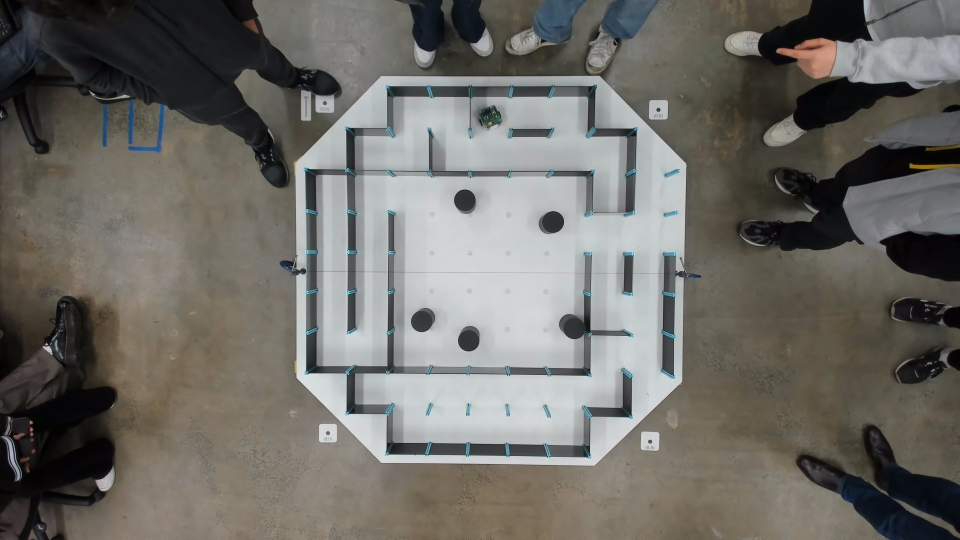
#> input picture 3100 final/image44.png, 1920 x 1080 px (shown at 1/2 size)
$ jupyter execute 'image shit good - dijkstras3 - Copy.ipynb'
#> lines starting #> are read from the running program, lines starting #| are printed output that depends on the picture; after the words box and inside, x2 and y2 are one past the last pixel; in counts of white or black regions, pixels touching at a corner belong together
[cell 1]
import cv2
import numpy as np
import random
import math
from matplotlib import pyplot as plt
from collections import deque
import heapq
random.seed(42)

# DO NOT ADD OTHER VARIABLES HERE

# General settings
seed = 42
image_file = "sample_map.png"

# Task 1 - Occupancy map
unsafe_kernel_size = 25
unsafe_iterations = 3

# Task 3 - BFS
bfs_n = 9
bfs_start_node =18
bfs_end_node = 65

# Task 4 - PRM and Dijkstra
prm_total_nodes_count = 100
prm_connection_radius = 120
prm_start_location = (80,250)
prm_goal_location = (650, 350)

# Task 5 - RRT
rrt_max_nodes_count = 500
rrt_step_size = 40
rrt_max_connection_length = 200
rrt_start_location = (50,50)
rrt_goal_location = (450,450)

# DO NOT ADD OTHER VARIABLES HERE

[cell 2]
import cv2
import numpy as np
import matplotlib.pyplot as plt

# Load the image
img = cv2.imread("image44.png")
#> img is the input picture: shape (1080, 1920, 3); mean B, G, R 102.8, 108.1, 109.9
original = img.copy()

# Convert BGR to HSV for easier color filtering
hsv = cv2.cvtColor(img, cv2.COLOR_BGR2HSV)

# Define blue hue range (tweak if needed)
lower_blue = np.array([90, 50, 50])   # Lower bound for blue
upper_blue = np.array([130, 255, 255])  # Upper bound for blue

# Create mask of blue areas
blue_mask = cv2.inRange(hsv, lower_blue, upper_blue)
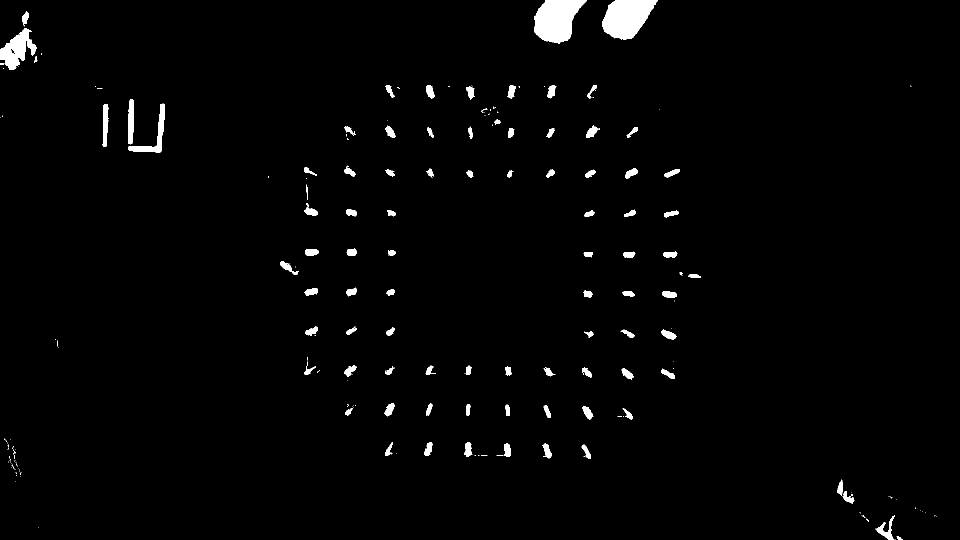
#> blue_mask: shape (1080, 1920) (shown at 1/2 size); 1.8% white; 226 white regions (135 under 20 px), largest, box (x1, y1, x2, y2) and area: (1068, 0, 1173, 88) 6189, (1205, 0, 1316, 79) 6034, (0, 56, 74, 140) 3027

# Invert mask so blue areas become black (0) and rest stays
img_no_blue = img.copy()
img_no_blue[blue_mask > 0] = [255, 255, 255]  # Set blue pixels to black

# Convert to grayscale after removing blue
gray = cv2.cvtColor(img_no_blue, cv2.COLOR_BGR2GRAY)

# Apply binary threshold
_, bw_maze = cv2.threshold(gray, 130, 255, cv2.THRESH_BINARY)

# Crop region
# Show result
plt.imshow(bw_maze)
plt.show()
bw_maze = bw_maze[170:910, 560:1370] #[170:910, 660:1450]

#crop the stupid line
cv2.line(bw_maze, (0, 375), (750, 375), (255, 255, 255), 5)
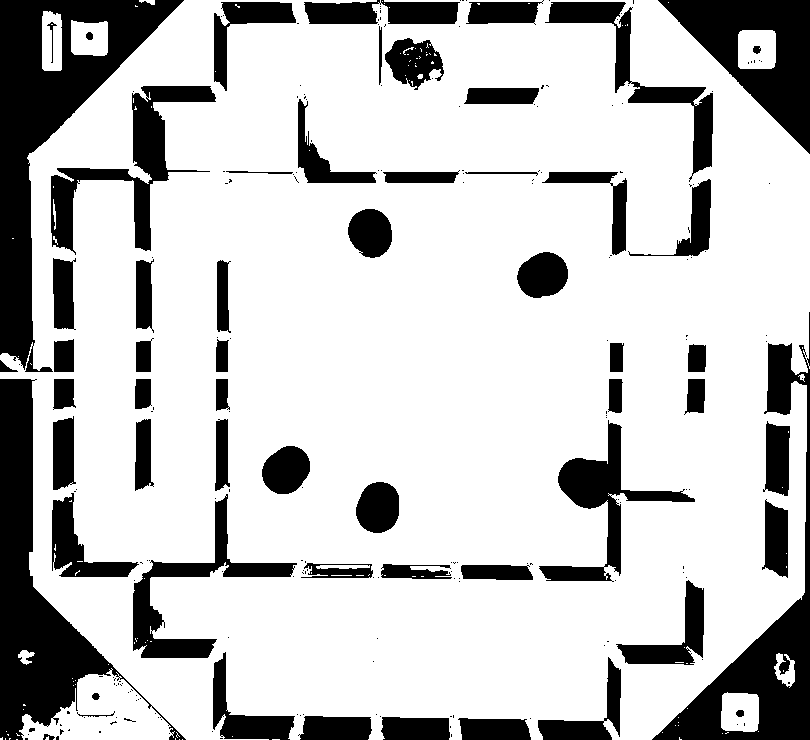
#> bw_maze: shape (740, 810); 76.8% white; 233 black regions (172 under 20 px), largest, box (x1, y1, x2, y2) and area: (0, 0, 184, 372) 20909, (0, 379, 186, 740) 17313, (652, 312, 810, 740) 12930

#cv2.line(bw_maze, (0, 890), (1700, 890), (255, 255, 255), 10)


plt.imshow(bw_maze, cmap='gray')
plt.axis('on')
plt.show()

# Save
cv2.imwrite("maze_bw.png", bw_maze)
#> Out = True

[cell 3]
import cv2
import numpy as np
import matplotlib.pyplot as plt

# Morphological kernel for erosion
morph_kernel = np.ones((unsafe_kernel_size, unsafe_kernel_size), np.uint8)

# Keep a copy before erosion
before = bw_maze.copy()

# Apply erosion
image = cv2.erode(bw_maze, morph_kernel)

# Compute difference (absolute per pixel)
diff = cv2.absdiff(before, image)  # <-- compare before vs eroded

# --- Detect white pixels safely ---
if diff.ndim == 3 and diff.shape[2] == 3:
    white_mask = np.all(diff == [255, 255, 255], axis=2)
else:
    white_mask = diff == 255

# Ensure image is 3-channel for coloring
if image.ndim == 2 or image.shape[2] == 1:  # grayscale
    color_image = cv2.cvtColor(image, cv2.COLOR_GRAY2BGR)
else:
    color_image = image.copy()

# Apply red border
color_image[white_mask] = [0, 0, 255]  # BGR red

# Display
plt.imshow(cv2.cvtColor(color_image, cv2.COLOR_BGR2RGB))
plt.axis("on")
plt.show()

[cell 4]
# Task 2.1 (0 marks):  Complete the graph class

class Node:
    def __init__(self, node_id, x, y):
        self.id = node_id
        self.x = x
        self.y = y

    def get_point(self):
        return (self.x,self.y)

    def get_ID(self):
        return self.id

class Graph:
    def __init__(self):
        self.nodes = {}
        self.edges = {}

    def add_node(self, node_id, x, y):
        if node_id not in self.nodes:
            self.nodes[node_id] = Node(node_id, x, y)

    def add_edge(self, node_id1, node_id2, weight):
        if node_id1 in self.nodes and node_id2 in self.nodes:
            if node_id1 not in self.edges:
                self.edges[node_id1] = {}
            self.edges[node_id1][node_id2] = weight

            if node_id2 not in self.edges:
                self.edges[node_id2] = {}
            self.edges[node_id2][node_id1] = weight


    # [6 lines left out: function remove_edge, not called in this run]

    def get_nodes(self):
        return list(self.nodes.values())

    # [4 lines left out: function get_edge_weight, not called in this run]

[cell 5]
def path_clear(image, x1, y1, x2, y2, tol=10):
    """
    image: BGR color image (not grayscale)
    """
    num_points = int(math.hypot(x2 - x1, y2 - y1)) + 1
    x_vals = np.linspace(x1, x2, num_points)
    y_vals = np.linspace(y1, y2, num_points)
    h, w = image.shape[:2]

    for x, y in zip(x_vals, y_vals):
        xi = min(max(int(round(x)), 0), w - 1)
        yi = min(max(int(round(y)), 0), h - 1)
        pixel = image[yi, xi]  # now BGR

        # If pixel is black
        if (pixel < tol).all():
            return False
        # If pixel is red (high R, low G & B)
        if pixel[2] > 255 - tol and pixel[0] < tol and pixel[1] < tol:
            return False

    return True

[cell 6]
# Make a color copy of your maze in BGR for drawing
bfs_image = color_image.copy()  # already BGR from earlier code
bfs_graph = Graph()
img_height, img_width = bfs_image.shape[:2]
spacing = (min(img_width, img_height) + 60) / (bfs_n + 1)

# Convert maze to grayscale for path_clear function
bwimage = cv2.cvtColor(color_image, cv2.COLOR_BGR2GRAY)

current_node_id = 0


# Create nodes in a grid layout
for row_idx in range(bfs_n):
    for col_idx in range(bfs_n):
        node_x = int(spacing + col_idx * spacing + 20)
        node_y = int(spacing + row_idx * spacing - 20)

        bfs_graph.add_node(current_node_id, node_x, node_y)

        # Draw node circle (pure green in BGR)
        cv2.circle(bfs_image, (node_x, node_y), 10, (0, 255, 0), -1)

        # Label first and last node
       # if current_node_id in (bfs_start_node, bfs_end_node):
        cv2.putText(bfs_image, str(current_node_id), (node_x, node_y),
                    cv2.FONT_HERSHEY_SIMPLEX, 1, (0, 255, 0), 3, cv2.LINE_AA)

        current_node_id += 1
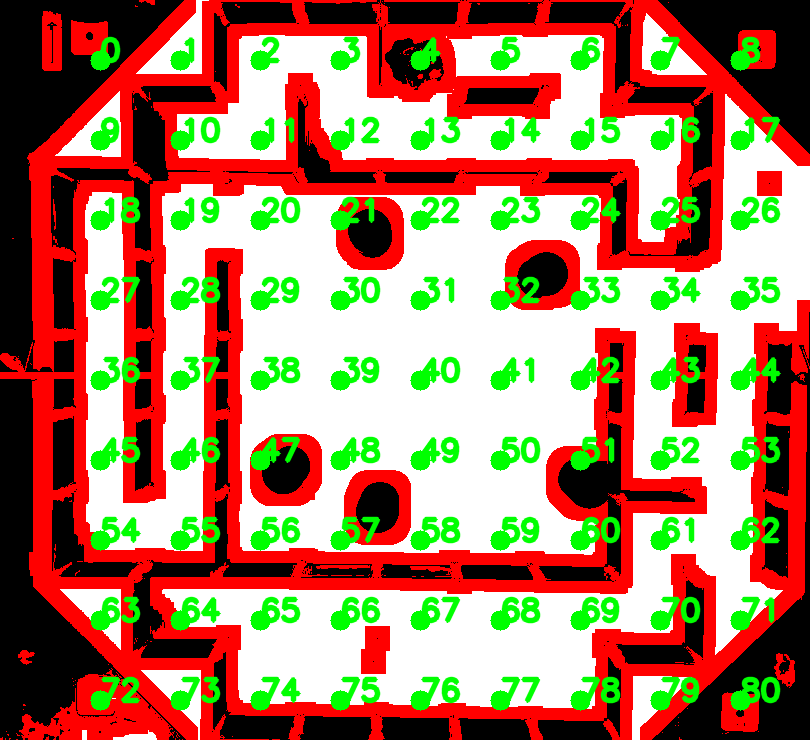
#> bfs_image: shape (740, 810, 3); mean B, G, R 100.1, 126.9, 171.4
#> after the loop, current_node_id = 81

# Connect nodes with edges if path between them is clear (only vertical & horizontal)
for node_id_1 in bfs_graph.nodes:
    node_1 = bfs_graph.nodes[node_id_1]
    for node_id_2 in bfs_graph.nodes:
        if node_id_1 < node_id_2:
            node_2 = bfs_graph.nodes[node_id_2]

            # Check if same row (horizontal line)
            if node_1.y == node_2.y:
                if path_clear(bfs_image, node_1.x, node_1.y, node_2.x, node_2.y):
                    dist = abs(node_1.x - node_2.x)
                    bfs_graph.add_edge(node_id_1, node_id_2, dist)
                    cv2.line(bfs_image, (node_1.x, node_1.y), (node_2.x, node_2.y), (0, 125, 0), 3)

            # Check if same column (vertical line)
            elif node_1.x == node_2.x:
                if path_clear(bfs_image, node_1.x, node_1.y, node_2.x, node_2.y):
                    dist = abs(node_1.y - node_2.y)
                    bfs_graph.add_edge(node_id_1, node_id_2, dist)
                    cv2.line(bfs_image, (node_1.x, node_1.y), (node_2.x, node_2.y), (0, 125, 0), 3)
#> this loop made 81 passes

# Display in correct colors
plt.imshow(cv2.cvtColor(bfs_image, cv2.COLOR_BGR2RGB))
plt.axis("off")
plt.show()

[cell 7]
from collections import deque

# [22 lines left out: function bfs, not called in this run]

[cell 8]
# [29 lines of commented-out code are left out]

[cell 9]
# This is a useful function that you may choose to implement and use
# It finds and returns the closest nodes that are within the range
def find_closest_nodes(image,graph, target_x, target_y, range):

    distances = []

    # Check all the nodes
    for node in graph.get_nodes():
        x, y = node.get_point()
        # Calculate distance between two points
        dist =  int(((target_x - x)**2 + (target_y - y)**2)**0.5)

        if 0 < dist <= range:
            # Check if path is clear
            if path_clear(image, x, y, target_x, target_y):
                # Add this node's ID and distance to the list
                distances. append ((node.get_ID(), dist))

    # Sort by distance - short distance first
    distances.sort(key=lambda x: x[1])
    return distances

[cell 10]
import math

def get_move_instructions(graph, path):
    instructions = []
    for i in range(len(path) - 1):
        # Get coordinates of current and next node
        x1, y1 = graph.nodes[path[i]].x, graph.nodes[path[i]].y
        x2, y2 = graph.nodes[path[i+1]].x, graph.nodes[path[i+1]].y

        scaling = 4
        x1 = x1 / scaling
        x2 = x2 / scaling
        y1 = y1 / scaling
        y2 = y2 / scaling

        # Distance
        distance = math.hypot(x2 - x1, y2 - y1)

        # Heading: 0° = up, increases clockwise, inverted compass
        dx = x2 - x1
        dy = y2 - y1
        heading = (math.degrees(math.atan2(-dx, -dy)) + 90 + 180) % 360

        # Add tuple-like string: (heading, distance)
        instructions.append(f"({heading:.0f}, {distance:.0f})")

    # Join into a single string separated by "; "
    return "; ".join(instructions)

# Example usage:

[cell 11]
# Task 4.1 (3 marks): PRM
# NOTE: The iteration only increases when a valid node is placed on the map. If the node is invalid, the program should continue without incrementing the node count.

prm_image = bfs_image.copy()
random.seed(seed)

i = 100 # valid node added counter

# Add node until we reach the maximum amount defined
while i < prm_total_nodes_count + 100:
    # Generate a random (x, y) coordinate within the image bounds (x and y were swapped from stub, as per edstem post #125
    y = random.randint(0, prm_image.shape[0]-1)
    x = random.randint(0, prm_image.shape[1]-1)

    # check if area s white
    if bwimage[y, x] > 127 and x > 220 and x < 580 and y > 200 and y < 550:
        # Add the node to the graph with a unique ID and position
        bfs_graph.add_node(i, x, y)
        # Draw a green dot
        cv2.circle(prm_image, (x, y), 3, (0, 255, 0), -1)

        # use bwimage because it calls path_clear, which is written for gray image
        closest_nodes = find_closest_nodes(bfs_image, bfs_graph, x, y, prm_connection_radius)

        # Find nearby nodes within the connection radius
        for node_id, dist in closest_nodes:
            bfs_graph.add_edge(i, node_id, dist)

            # Get its point then draw line connecting the nodes
            node_pt = bfs_graph.nodes[node_id].get_point()
            cv2.line(prm_image, (x,y), node_pt, (0,125,0),1)
        i += 1

# Display the resulting image
plt.imshow(prm_image)
plt.show()

[cell 12]
import heapq

def dijkstra(graph, start_id, end_id, step_penalty=0.01):
    """
    Modified Dijkstra: minimises cost but also penalises longer paths.
    step_penalty controls how much each extra node 'costs'.
    """
#> called with start_id = 18, end_id = 65, step_penalty = 0.01
    queue = [(0, 0, start_id, [start_id])]  # (priority, steps, node, path)
    visited = {}

    while queue:
        priority, steps, current_node, path = heapq.heappop(queue)
        cost = priority - steps * step_penalty  # recover true cost

        # Skip if already found better path
        if current_node in visited and visited[current_node] <= (cost, steps):
            continue
        visited[current_node] = (cost, steps)

        if current_node == end_id:
            return (path, cost)

        for neighbor_id, weight in graph.edges[current_node].items():
            new_cost = cost + weight
            new_steps = steps + 1
            new_priority = new_cost + new_steps * step_penalty
            heapq.heappush(queue, (new_priority, new_steps, neighbor_id, path + [neighbor_id]))

    return ([], float("inf"))

[cell 13]
# Task 4.2: Djistraks continued

# Add start (node id = -1) and end (node_id = -2 ) nodes
#prm_graph.add_node(-1, prm_start_location[0], prm_start_location[1])  # start node
#prm_graph.add_node(-2, prm_goal_location[0], prm_goal_location[1])    # end node

# # Connect start and goal nodes to nearby nodes in the PRM
# for node_id, node in prm_graph.nodes.items():
#     if node_id in [-1, -2]:
#         continue  # skip connecting the node to itself
#     # Try connecting this node to both start and end nodes
#     for special_id, special_loc in [(-1, prm_start_location), (-2, prm_goal_location)]:
#         # Calculate Distance
#         dist = math.hypot(node.x - special_loc[0], node.y - special_loc[1])

#         # Check if the distance is withing the radius
#         if dist <= prm_connection_radius:
#             # Ensure path between them is obstacle-free and connect
#             if path_clear(bwimage, node.x, node.y, special_loc[0], special_loc[1]):
#                 prm_graph.add_edge(special_id, node_id, dist)
#                 prm_graph.add_edge(node_id, special_id, dist)
#                 cv2.line(prm_image, (node.x, node.y), special_loc, (0,125,0),1)

# Run Dijkstra’s algorith
path, cost = dijkstra(bfs_graph, bfs_start_node, bfs_end_node)

# Draw the path
for i in range(len(path)-1):
    pt1 = bfs_graph.nodes[path[i]].get_point()
    pt2 = bfs_graph.nodes[path[i+1]].get_point()
    cv2.line(prm_image, pt1, pt2, (0, 0, 255), 3)
#> this loop made 14 passes


# Display the resulting image
print(f"Path: {path}, Cost: {cost}")
#| Path: [18, 54, 55, 19, 131, 128, 133, 135, 192, 34, 35, 62, 61, 70, 65], Cost: 2098.0
print(get_move_instructions(bfs_graph, path))
#> the loop in get_move_instructions, `for i in range(len(path) - 1):` made 14 passes
#| (90, 80); (180, 20); (270, 80); (165, 12); (155, 12); (160, 23); (158, 24); (181, 30); (191, 24); (180, 20); (90, 60); (0, 20); (90, 20); (0, 100)
plt.imshow(prm_image)
plt.show()

[cell 14]
import cv2
import numpy as np

def draw_path_on_maze(graph, path, maze_image, node_color=(0,0,255), edge_color=(0,255,0)):
    """
    Draws only the path nodes & edges on top of the maze image.

    maze_image: your original map (BGR or grayscale)
    """
#> called with node_color = (0, 0, 255), edge_color = (0, 255, 0)
    # Make sure maze is BGR so we can draw colors
    if len(maze_image.shape) == 2:
        maze_bgr = cv2.cvtColor(maze_image, cv2.COLOR_GRAY2BGR)
    else:
        maze_bgr = maze_image.copy()

    # Draw edges in path
    for i in range(len(path) - 1):
        pt1 = graph.nodes[path[i]].get_point()
        pt2 = graph.nodes[path[i+1]].get_point()
        cv2.line(maze_bgr, pt1, pt2, edge_color, 2)
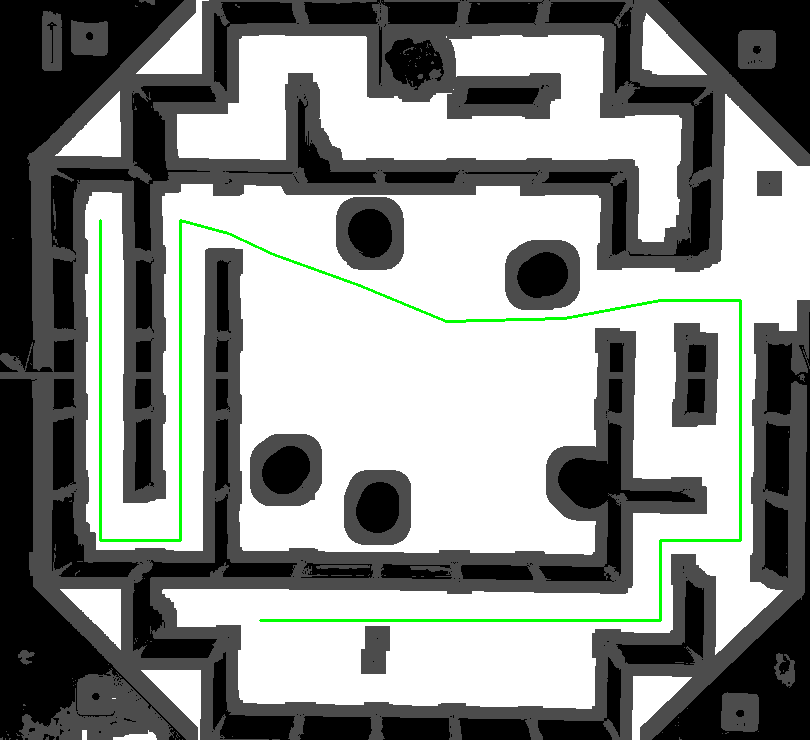
#> maze_bgr: shape (740, 810, 3); mean B, G, R 140.5, 143.2, 140.5

    # Draw nodes in path
    for node_id in path:
        x, y = graph.nodes[node_id].x, graph.nodes[node_id].y
        cv2.circle(maze_bgr, (x, y), 4, node_color, -1)
#> this loop made 15 passes
#> node_id on passes 1 to 4: 18, 54, 55, 19
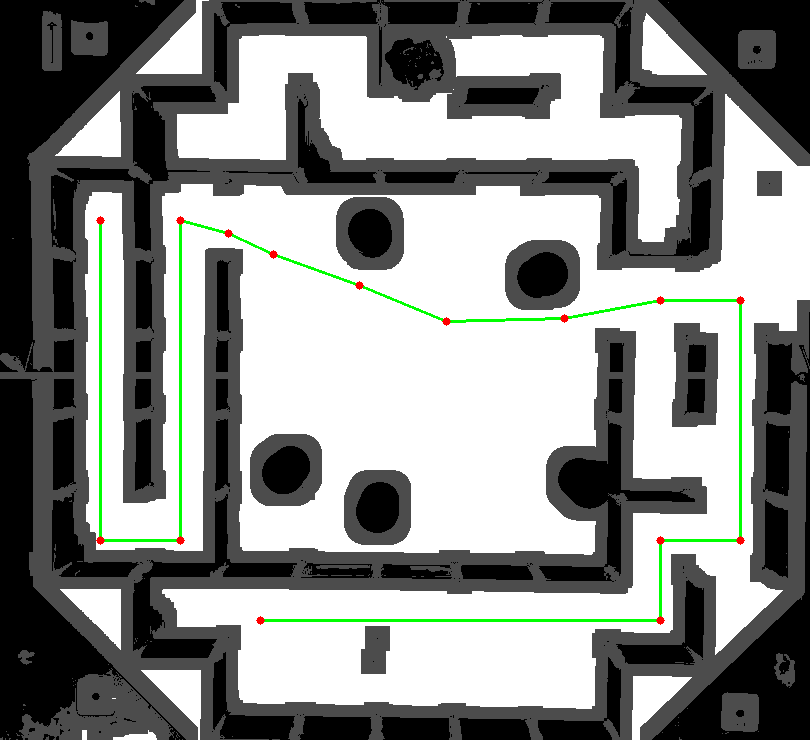
#> maze_bgr: shape (740, 810, 3); 0.12% of pixels changed, all inside (x1, y1, x2, y2) = (96, 216, 745, 625)

    return maze_bgr

# Example usage:
final_path_image = draw_path_on_maze(bfs_graph, path, bwimage)  # bwimage = your maze map
plt.imshow(cv2.cvtColor(final_path_image, cv2.COLOR_BGR2RGB))
plt.show()
